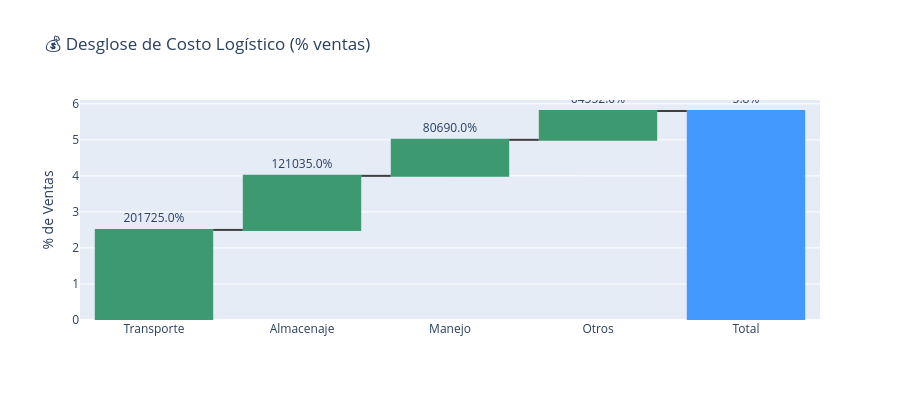

Notebook source saved alongside this figure:
### Markdown cell above
## 💰 KPI 4: Costo Logístico (% de Ventas)

**Definición**: Total de costos logísticos como % de ventas netas.

**Meta típica**: 5-8% (varía por industria)

**Impacto**: Rentabilidad, competitividad, pricing.

### Code cell
# Simular costos logísticos
total_sales = orders['qty'].sum() * 100  # Precio promedio venta
logistics_cost = {
    'Transporte': 0.025 * total_sales,
    'Almacenaje': 0.015 * total_sales,
    'Manejo': 0.010 * total_sales,
    'Otros': 0.008 * total_sales
}
total_logistics = sum(logistics_cost.values())
logistics_pct = (total_logistics / total_sales) * 100

print(f"📊 Costo Logístico: {logistics_pct:.1f}% de ventas")

# Desglose en waterfall
fig = go.Figure(go.Waterfall(
    x=list(logistics_cost.keys()) + ['Total'],
    y=[v/total_sales*100 for v in logistics_cost.values()] + [logistics_pct],
    measure=['relative']*len(logistics_cost) + ['total'],
    text=[f"{v:.1f}%" for v in list(logistics_cost.values()) + [logistics_pct]],
    textposition='outside',
    connector={'line': {'color': 'rgb(63, 63, 63)'}}
))
fig.update_layout(
    title="💰 Desglose de Costo Logístico (% ventas)",
    yaxis_title="% de Ventas",
    height=400
)
fig.show()

### Figure 1 — Plotly figure (JSON) as saved in the notebook; plotly's stock layout.template omitted (floating-point values rounded to 4 significant figures)
{"data": [{"connector": {"line": {"color": "rgb(63, 63, 63)"}}, "measure": ["relative", "relative", "relative", "relative", "total"], "text": ["201725.0%", "121035.0%", "80690.0%", "64552.0%", "5.8%"], "textposition": "outside", "type": "waterfall", "x": ["Transporte", "Almacenaje", "Manejo", "Otros", "Total"], "y": [2.5, 1.5, 1, 0.8, 5.8]}], "layout": {"height": 400, "title": {"text": "💰 Desglose de Costo Logístico (% ventas)"}, "yaxis": {"title": {"text": "% de Ventas"}}}}
